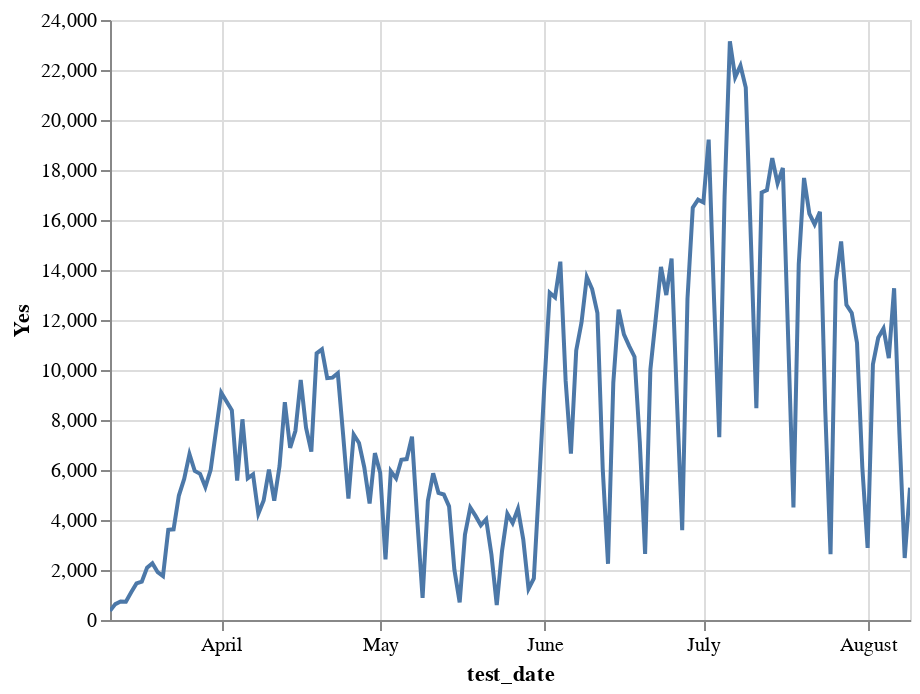

Notebook code cell kept with this figure:
### Code cell
alt.Chart(ti.reset_index().assign(total=lambda x: (x.Yes+x.No))).mark_line().encode(
    x='test_date',
    y='Yes',
    tooltip=['test_date', 'Yes']
).interactive()

### Figure 1 — Vega-Lite specification as saved in the notebook (floating-point values rounded to 4 significant figures; data arrays with more than 128 entries replaced by an {"elided": "..."} marker saying what was removed)
{"config": {"view": {"continuousWidth": 400, "continuousHeight": 300}}, "data": {"name": "data-9c82d73d0d9e2fe88835fdb0e3df7e82"}, "mark": "line", "encoding": {"tooltip": [{"type": "temporal", "field": "test_date"}, {"type": "quantitative", "field": "Yes"}], "x": {"type": "temporal", "field": "test_date"}, "y": {"type": "quantitative", "field": "Yes"}}, "selection": {"selector001": {"type": "interval", "bind": "scales", "encodings": ["x", "y"]}}, "$schema": "https://vega.github.io/schema/vega-lite/v4.8.1.json", "datasets": {"data-9c82d73d0d9e2fe88835fdb0e3df7e82": {"elided": "152 records"}}}
